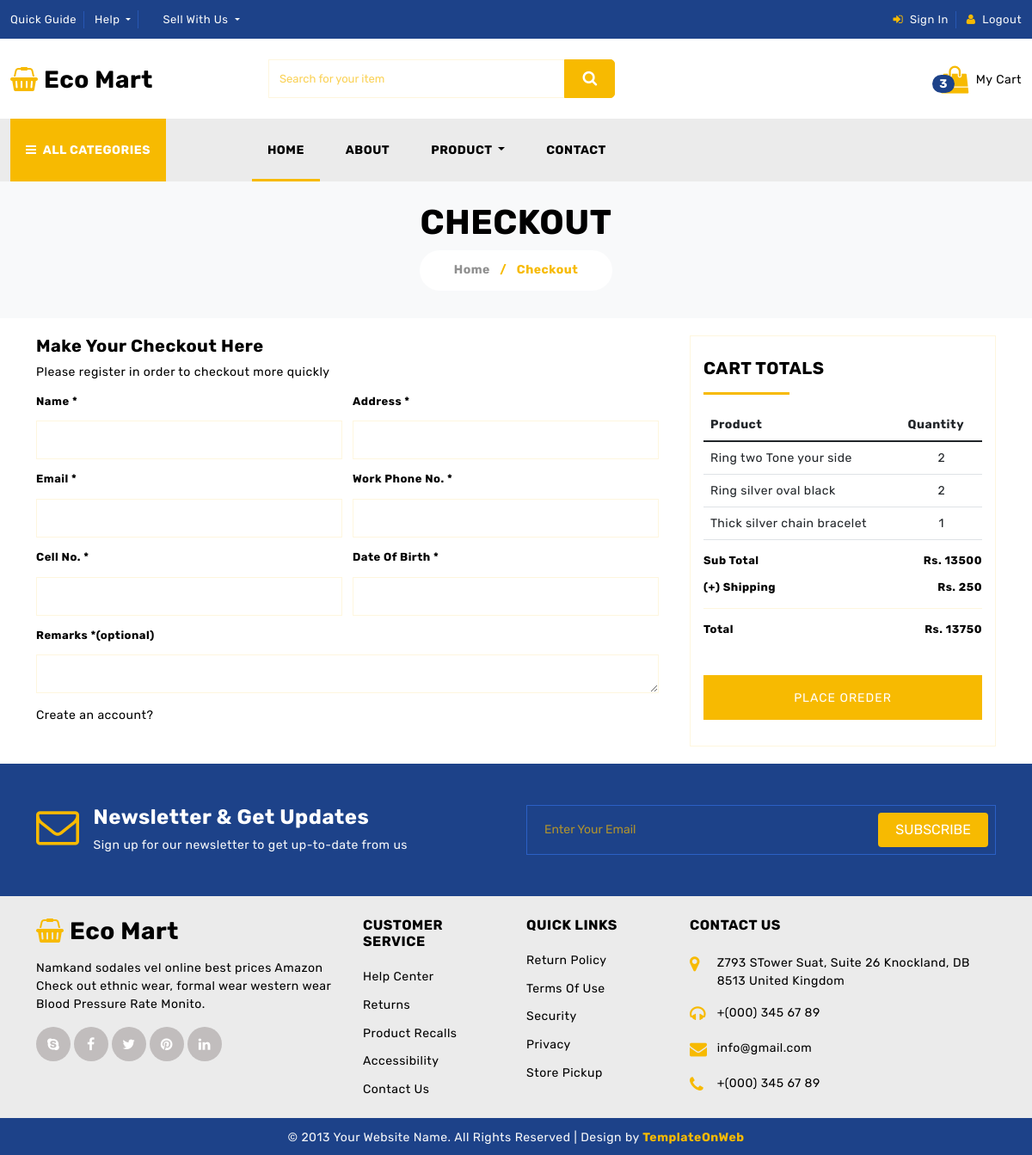
The app's page /front-end/checkout.php (signed in), older data.
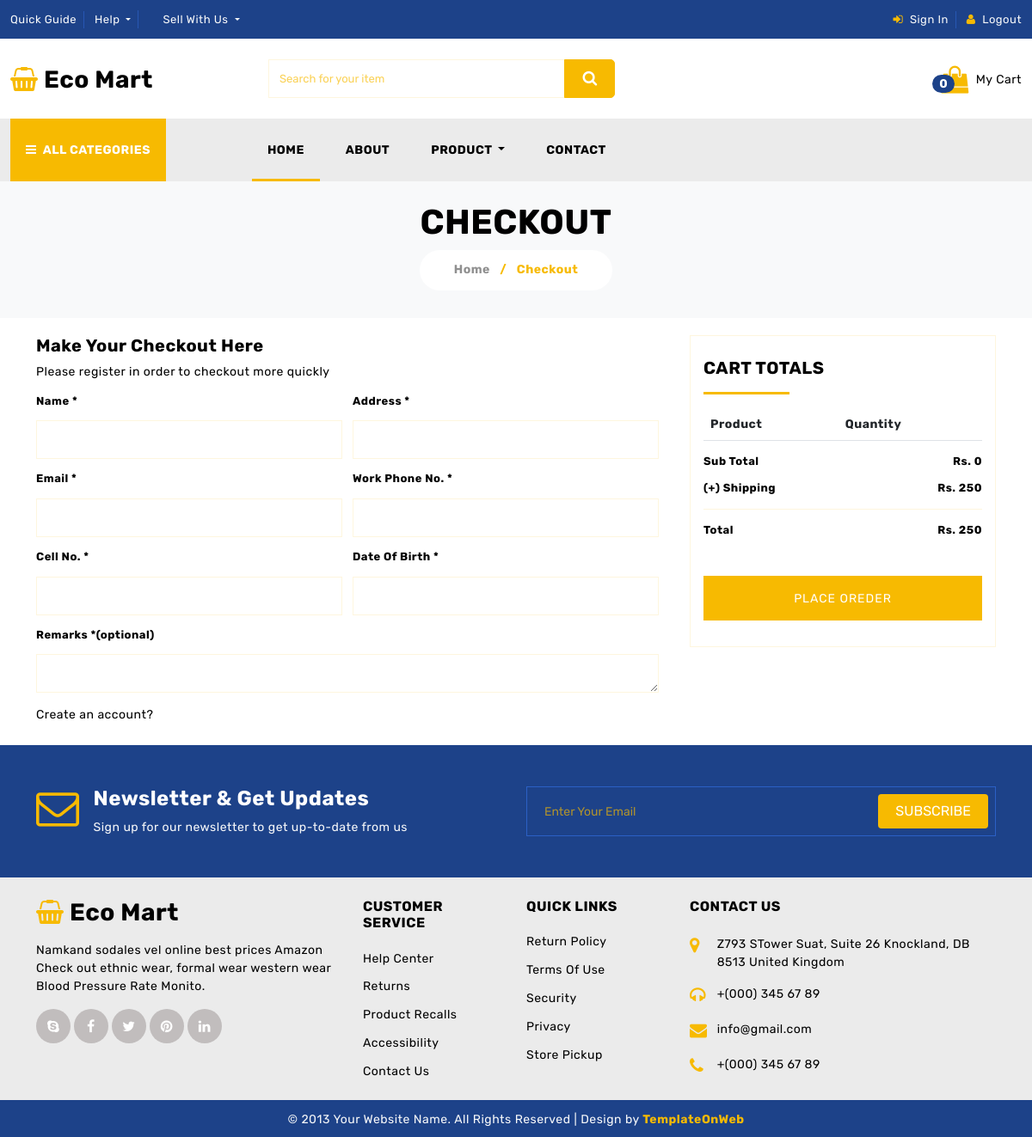
The same page, newer data.
### tables this page shows
CREATE TABLE `cart` (
  `product_id` int(100) NOT NULL,
  `name` varchar(255) NOT NULL,
  `image` varchar(255) NOT NULL,
  `price` varchar(255) NOT NULL,
  `quantity` int(100) NOT NULL
);

### front-end/checkout.php (the view, shortened to what the changed rows need)
<?php
include('./includes/config.php');
?>
<!DOCTYPE html>
<html lang="en">
<head>
	<link href="css/bootstrap.min.css" rel="stylesheet">
	<link href="css/font-awesome.min.css" rel="stylesheet">
	<link href="css/global.css" rel="stylesheet">
	<link href="css/checkout.css" rel="stylesheet">
</head>
<body>
	<?php include('./includes/middle_nav.php') ?>
	<section id="center" class="center_o pt-4 pb-4 bg-light">
		<div class="container-xl">
			<div class="row center_o1 text-center">
				<div class="col-md-12">
					<h1>CHECKOUT</h1>
				</div>
			</div>
		</div>
	</section>
	<section id="checkout">
		<div class="container-xl">
			<form class="checkout_1 row" method="post">
				<div class="col-md-4">
					<div class="checkout_1r">
						<table class="table">
							<thead>
								<tr>
									<th>Product</th>
									<th>Quantity</th>
								</tr>
							</thead>
							<?php
							$select = "select * from cart";
							$result = mysqli_query($connection, $select);
							if (mysqli_num_rows($result)) {
								while ($fetch_cart = mysqli_fetch_array($result)) {
							?>
									<tr>
										<td>
											<?php echo $fetch_cart['name'] ?>
										</td>
										<td class="text-center">
											<?php echo $fetch_cart['quantity'] ?>
										</td>
									</tr>
							<?php
								}
							}
							?>
						</table>
						<?php
						$select_cart = "select * from cart";
						$result = mysqli_query($connection, $select_cart);
						$total = 0;
						$shipping = 250;
						if (mysqli_num_rows($result) > 0) {
							while ($fetch_cart = mysqli_fetch_assoc($result)) {
								$total_price = number_format($fetch_cart['price'] * $fetch_cart['quantity']);
								$pattern = "/,/i";
								$total_price =  preg_replace($pattern, "", $total_price);
								$total = $total + $total_price;
							}
						}
						?>
						<h6 class="fw-bold font_13">Sub Total <span class="pull-right">Rs.
								<?php echo $total ?>
							</span></h6>
						<h6 class="fw-bold font_13">Total <span class="pull-right">Rs.
								<?php echo $total + $shipping ?>
							</span></h6><br>
					</div>
				</div>
			</form>
		</div>
	</section>
</body>
</html>

### front-end/includes/middle_nav.php (shortened to what the changed rows need)
<section id="header_top" class="pt-4 pb-4">
    <div class="container-fluid">
        <div class="row header_top1">
            <div class="col-md-3">
                <div class="header_top1r pull-right">
                    <ul class="mb-0">
                        <li class="nav-item dropdown  d-inline-block position-relative">
                            <div class="position-absolute bg_blu text-white fw-bold cart-count">
                                <p class="bg_blue rounded-pill px-2">
                                    <?php
                                    include('./includes/config.php');
                                    $select = "select * from cart";
                                    $result = mysqli_query($connection, $select);
                                    $cart_count = mysqli_num_rows($result);
                                    echo $cart_count;
                                    ?>
                                </p>
                            </div>
                        </li>
                    </ul>
                </div>
            </div>
        </div>
    </div>
</section>

Row changes from the older to the newer data that the page shows:
removed cart: name "Ring two Tone your side", quantity "2"
removed cart: name "Ring silver oval black", quantity "2"
removed cart: name "Thick silver chain bracelet", quantity "1"
Text that changed along with them:
$cart_count: "3" → "0"
$total: "13500" → "0"
$total + $shipping: "13750" → "250"
